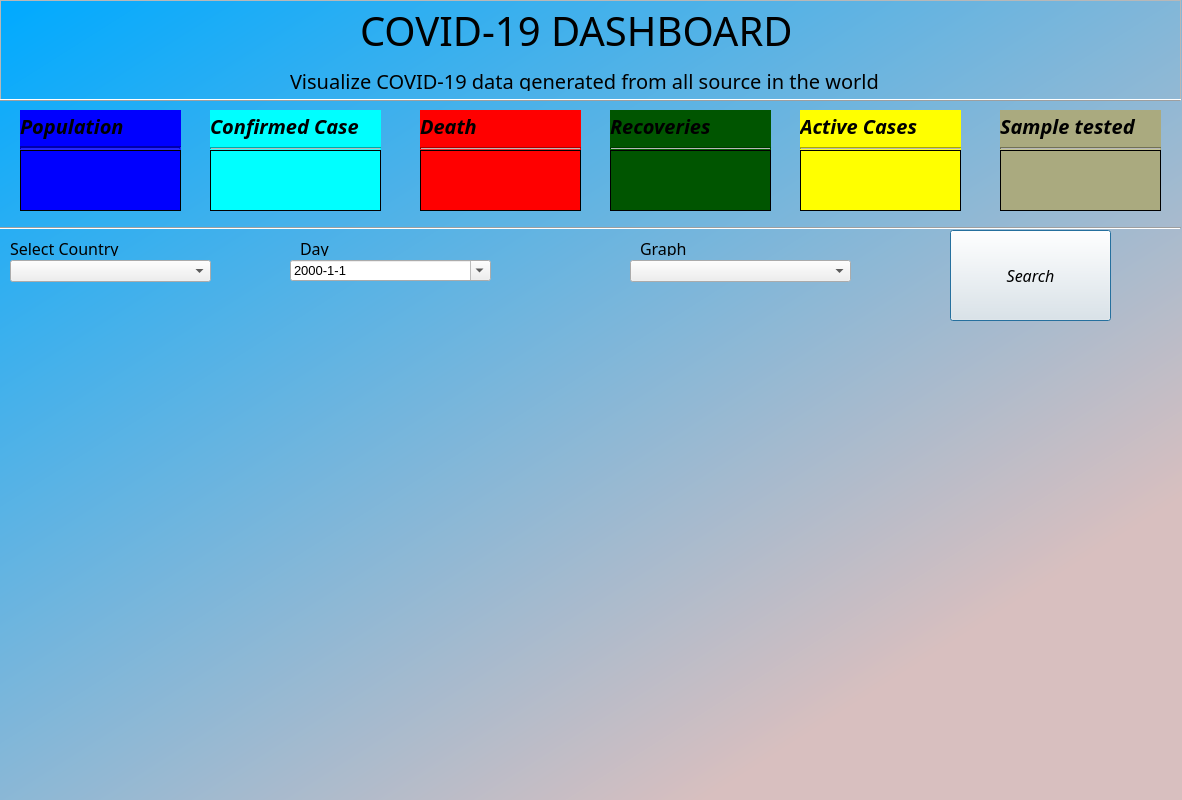
<?xml version="1.0" encoding="UTF-8"?>
<ui version="4.0">
 <class>bgwidget</class>
 <widget class="QDialog" name="bgwidget">
  <property name="geometry">
   <rect>
    <x>0</x>
    <y>0</y>
    <width>1182</width>
    <height>800</height>
   </rect>
  </property>
  <property name="font">
   <font>
    <pointsize>10</pointsize>
   </font>
  </property>
  <property name="windowTitle">
   <string>Dialog</string>
  </property>
  <property name="autoFillBackground">
   <bool>true</bool>
  </property>
  <property name="styleSheet">
   <string notr="true">QWidget#bgwidget{
background-color:
 qlineargradient(spread:pad, x1:0.006, y1:0, x2:0.874, y2:0.927, stop:0 rgba(0, 170, 255, 255), stop:0.892045 rgba(216, 191, 191, 255));}</string>
  </property>
  <property name="modal">
   <bool>false</bool>
  </property>
  <widget class="QFrame" name="frame">
   <property name="geometry">
    <rect>
     <x>0</x>
     <y>0</y>
     <width>1181</width>
     <height>101</height>
    </rect>
   </property>
   <property name="frameShape">
    <enum>QFrame::StyledPanel</enum>
   </property>
   <property name="frameShadow">
    <enum>QFrame::Raised</enum>
   </property>
   <widget class="QLabel" name="label">
    <property name="geometry">
     <rect>
      <x>360</x>
      <y>10</y>
      <width>441</width>
      <height>41</height>
     </rect>
    </property>
    <property name="font">
     <font>
      <family>Poppins</family>
      <pointsize>30</pointsize>
     </font>
    </property>
    <property name="text">
     <string>COVID-19 DASHBOARD</string>
    </property>
   </widget>
   <widget class="QLabel" name="label_2">
    <property name="geometry">
     <rect>
      <x>290</x>
      <y>70</y>
      <width>651</width>
      <height>21</height>
     </rect>
    </property>
    <property name="font">
     <font>
      <family>Poppins Black</family>
      <pointsize>15</pointsize>
     </font>
    </property>
    <property name="text">
     <string>Visualize COVID-19 data generated from all source in the world</string>
    </property>
   </widget>
   <widget class="Line" name="line_7">
    <property name="geometry">
     <rect>
      <x>-10</x>
      <y>90</y>
      <width>1191</width>
      <height>21</height>
     </rect>
    </property>
    <property name="frameShadow">
     <enum>QFrame::Raised</enum>
    </property>
    <property name="orientation">
     <enum>Qt::Horizontal</enum>
    </property>
   </widget>
  </widget>
  <widget class="QFrame" name="frame_2">
   <property name="geometry">
    <rect>
     <x>210</x>
     <y>110</y>
     <width>171</width>
     <height>101</height>
    </rect>
   </property>
   <property name="styleSheet">
    <string notr="true">background-color: rgb(0, 0, 127);
background-color: rgb(0, 255, 255);</string>
   </property>
   <property name="frameShape">
    <enum>QFrame::StyledPanel</enum>
   </property>
   <property name="frameShadow">
    <enum>QFrame::Raised</enum>
   </property>
   <widget class="QLabel" name="label_3">
    <property name="geometry">
     <rect>
      <x>0</x>
      <y>0</y>
      <width>171</width>
      <height>31</height>
     </rect>
    </property>
    <property name="font">
     <font>
      <family>Poppins</family>
      <pointsize>15</pointsize>
      <weight>75</weight>
      <italic>true</italic>
      <bold>true</bold>
     </font>
    </property>
    <property name="text">
     <string>Confirmed Case</string>
    </property>
   </widget>
   <widget class="Line" name="line_2">
    <property name="geometry">
     <rect>
      <x>0</x>
      <y>30</y>
      <width>171</width>
      <height>16</height>
     </rect>
    </property>
    <property name="midLineWidth">
     <number>1</number>
    </property>
    <property name="orientation">
     <enum>Qt::Horizontal</enum>
    </property>
   </widget>
   <widget class="QLabel" name="confirmedLabel">
    <property name="geometry">
     <rect>
      <x>0</x>
      <y>40</y>
      <width>171</width>
      <height>61</height>
     </rect>
    </property>
    <property name="font">
     <font>
      <family>Poppins</family>
      <pointsize>15</pointsize>
      <italic>true</italic>
      <underline>false</underline>
     </font>
    </property>
    <property name="layoutDirection">
     <enum>Qt::RightToLeft</enum>
    </property>
    <property name="frameShape">
     <enum>QFrame::Panel</enum>
    </property>
    <property name="text">
     <string/>
    </property>
   </widget>
  </widget>
  <widget class="QFrame" name="frame_3">
   <property name="geometry">
    <rect>
     <x>800</x>
     <y>110</y>
     <width>161</width>
     <height>101</height>
    </rect>
   </property>
   <property name="styleSheet">
    <string notr="true">background-color: rgb(255, 255, 0);</string>
   </property>
   <property name="frameShape">
    <enum>QFrame::StyledPanel</enum>
   </property>
   <property name="frameShadow">
    <enum>QFrame::Raised</enum>
   </property>
   <widget class="QLabel" name="label_4">
    <property name="geometry">
     <rect>
      <x>0</x>
      <y>0</y>
      <width>161</width>
      <height>31</height>
     </rect>
    </property>
    <property name="font">
     <font>
      <family>Poppins</family>
      <pointsize>15</pointsize>
      <weight>75</weight>
      <italic>true</italic>
      <bold>true</bold>
     </font>
    </property>
    <property name="text">
     <string>Active Cases</string>
    </property>
   </widget>
   <widget class="Line" name="line_5">
    <property name="geometry">
     <rect>
      <x>0</x>
      <y>30</y>
      <width>161</width>
      <height>16</height>
     </rect>
    </property>
    <property name="styleSheet">
     <string notr="true"/>
    </property>
    <property name="midLineWidth">
     <number>1</number>
    </property>
    <property name="orientation">
     <enum>Qt::Horizontal</enum>
    </property>
   </widget>
   <widget class="QLabel" name="activeLabel">
    <property name="geometry">
     <rect>
      <x>0</x>
      <y>40</y>
      <width>161</width>
      <height>61</height>
     </rect>
    </property>
    <property name="font">
     <font>
      <family>Poppins</family>
      <pointsize>15</pointsize>
      <italic>true</italic>
      <underline>false</underline>
     </font>
    </property>
    <property name="layoutDirection">
     <enum>Qt::RightToLeft</enum>
    </property>
    <property name="frameShape">
     <enum>QFrame::Panel</enum>
    </property>
    <property name="text">
     <string/>
    </property>
   </widget>
  </widget>
  <widget class="QFrame" name="frame_4">
   <property name="geometry">
    <rect>
     <x>610</x>
     <y>110</y>
     <width>161</width>
     <height>101</height>
    </rect>
   </property>
   <property name="styleSheet">
    <string notr="true">background-color: rgb(0, 85, 0);</string>
   </property>
   <property name="frameShape">
    <enum>QFrame::StyledPanel</enum>
   </property>
   <property name="frameShadow">
    <enum>QFrame::Raised</enum>
   </property>
   <widget class="QLabel" name="label_5">
    <property name="geometry">
     <rect>
      <x>0</x>
      <y>0</y>
      <width>161</width>
      <height>31</height>
     </rect>
    </property>
    <property name="font">
     <font>
      <family>Poppins</family>
      <pointsize>15</pointsize>
      <weight>75</weight>
      <italic>true</italic>
      <bold>true</bold>
     </font>
    </property>
    <property name="text">
     <string>Recoveries</string>
    </property>
   </widget>
   <widget class="Line" name="line_4">
    <property name="geometry">
     <rect>
      <x>0</x>
      <y>30</y>
      <width>161</width>
      <height>16</height>
     </rect>
    </property>
    <property name="midLineWidth">
     <number>1</number>
    </property>
    <property name="orientation">
     <enum>Qt::Horizontal</enum>
    </property>
   </widget>
   <widget class="QLabel" name="recoveryLabel">
    <property name="geometry">
     <rect>
      <x>0</x>
      <y>40</y>
      <width>161</width>
      <height>61</height>
     </rect>
    </property>
    <property name="font">
     <font>
      <family>Poppins</family>
      <pointsize>15</pointsize>
      <italic>true</italic>
      <underline>false</underline>
     </font>
    </property>
    <property name="layoutDirection">
     <enum>Qt::RightToLeft</enum>
    </property>
    <property name="frameShape">
     <enum>QFrame::Panel</enum>
    </property>
    <property name="text">
     <string/>
    </property>
   </widget>
  </widget>
  <widget class="QFrame" name="frame_5">
   <property name="geometry">
    <rect>
     <x>420</x>
     <y>110</y>
     <width>161</width>
     <height>101</height>
    </rect>
   </property>
   <property name="styleSheet">
    <string notr="true">background-color: rgb(255, 0, 0);</string>
   </property>
   <property name="frameShape">
    <enum>QFrame::StyledPanel</enum>
   </property>
   <property name="frameShadow">
    <enum>QFrame::Raised</enum>
   </property>
   <widget class="QLabel" name="label_6">
    <property name="geometry">
     <rect>
      <x>0</x>
      <y>0</y>
      <width>161</width>
      <height>31</height>
     </rect>
    </property>
    <property name="font">
     <font>
      <family>Poppins</family>
      <pointsize>15</pointsize>
      <weight>75</weight>
      <italic>true</italic>
      <bold>true</bold>
     </font>
    </property>
    <property name="text">
     <string>Death</string>
    </property>
   </widget>
   <widget class="Line" name="line_3">
    <property name="geometry">
     <rect>
      <x>0</x>
      <y>30</y>
      <width>161</width>
      <height>16</height>
     </rect>
    </property>
    <property name="midLineWidth">
     <number>1</number>
    </property>
    <property name="orientation">
     <enum>Qt::Horizontal</enum>
    </property>
   </widget>
   <widget class="QLabel" name="deathLabel">
    <property name="geometry">
     <rect>
      <x>0</x>
      <y>40</y>
      <width>161</width>
      <height>61</height>
     </rect>
    </property>
    <property name="font">
     <font>
      <family>Poppins</family>
      <pointsize>15</pointsize>
      <italic>true</italic>
      <underline>false</underline>
     </font>
    </property>
    <property name="layoutDirection">
     <enum>Qt::RightToLeft</enum>
    </property>
    <property name="frameShape">
     <enum>QFrame::Panel</enum>
    </property>
    <property name="text">
     <string/>
    </property>
   </widget>
  </widget>
  <widget class="QFrame" name="frame_6">
   <property name="geometry">
    <rect>
     <x>1000</x>
     <y>110</y>
     <width>161</width>
     <height>101</height>
    </rect>
   </property>
   <property name="styleSheet">
    <string notr="true">background-color: rgb(170, 170, 127);</string>
   </property>
   <property name="frameShape">
    <enum>QFrame::StyledPanel</enum>
   </property>
   <property name="frameShadow">
    <enum>QFrame::Raised</enum>
   </property>
   <widget class="QLabel" name="label_7">
    <property name="geometry">
     <rect>
      <x>0</x>
      <y>0</y>
      <width>161</width>
      <height>31</height>
     </rect>
    </property>
    <property name="font">
     <font>
      <family>Poppins</family>
      <pointsize>15</pointsize>
      <weight>75</weight>
      <italic>true</italic>
      <bold>true</bold>
     </font>
    </property>
    <property name="text">
     <string>Sample tested</string>
    </property>
   </widget>
   <widget class="Line" name="line_6">
    <property name="geometry">
     <rect>
      <x>0</x>
      <y>30</y>
      <width>161</width>
      <height>16</height>
     </rect>
    </property>
    <property name="midLineWidth">
     <number>1</number>
    </property>
    <property name="orientation">
     <enum>Qt::Horizontal</enum>
    </property>
   </widget>
   <widget class="QLabel" name="sampleLabel">
    <property name="geometry">
     <rect>
      <x>0</x>
      <y>40</y>
      <width>161</width>
      <height>61</height>
     </rect>
    </property>
    <property name="font">
     <font>
      <family>Poppins</family>
      <pointsize>15</pointsize>
      <italic>true</italic>
      <underline>false</underline>
     </font>
    </property>
    <property name="layoutDirection">
     <enum>Qt::RightToLeft</enum>
    </property>
    <property name="frameShape">
     <enum>QFrame::Panel</enum>
    </property>
    <property name="text">
     <string/>
    </property>
   </widget>
  </widget>
  <widget class="QFrame" name="frame_7">
   <property name="geometry">
    <rect>
     <x>20</x>
     <y>110</y>
     <width>161</width>
     <height>101</height>
    </rect>
   </property>
   <property name="styleSheet">
    <string notr="true">background-color: rgb(0, 0, 255);</string>
   </property>
   <property name="frameShape">
    <enum>QFrame::StyledPanel</enum>
   </property>
   <property name="frameShadow">
    <enum>QFrame::Raised</enum>
   </property>
   <property name="lineWidth">
    <number>0</number>
   </property>
   <widget class="QLabel" name="label_8">
    <property name="geometry">
     <rect>
      <x>0</x>
      <y>0</y>
      <width>161</width>
      <height>31</height>
     </rect>
    </property>
    <property name="font">
     <font>
      <family>Poppins</family>
      <pointsize>15</pointsize>
      <weight>75</weight>
      <italic>true</italic>
      <bold>true</bold>
      <underline>false</underline>
     </font>
    </property>
    <property name="styleSheet">
     <string notr="true">
</string>
    </property>
    <property name="text">
     <string>Population</string>
    </property>
   </widget>
   <widget class="Line" name="line">
    <property name="geometry">
     <rect>
      <x>0</x>
      <y>30</y>
      <width>161</width>
      <height>16</height>
     </rect>
    </property>
    <property name="font">
     <font>
      <weight>75</weight>
      <bold>true</bold>
     </font>
    </property>
    <property name="lineWidth">
     <number>2</number>
    </property>
    <property name="midLineWidth">
     <number>0</number>
    </property>
    <property name="orientation">
     <enum>Qt::Horizontal</enum>
    </property>
   </widget>
   <widget class="QLabel" name="poulationLabel">
    <property name="geometry">
     <rect>
      <x>0</x>
      <y>40</y>
      <width>161</width>
      <height>61</height>
     </rect>
    </property>
    <property name="font">
     <font>
      <family>Poppins</family>
      <pointsize>15</pointsize>
      <italic>true</italic>
      <underline>false</underline>
     </font>
    </property>
    <property name="layoutDirection">
     <enum>Qt::LeftToRight</enum>
    </property>
    <property name="frameShape">
     <enum>QFrame::Panel</enum>
    </property>
    <property name="text">
     <string/>
    </property>
    <property name="textFormat">
     <enum>Qt::PlainText</enum>
    </property>
    <property name="scaledContents">
     <bool>true</bool>
    </property>
   </widget>
  </widget>
  <widget class="Line" name="line_8">
   <property name="geometry">
    <rect>
     <x>0</x>
     <y>220</y>
     <width>1181</width>
     <height>16</height>
    </rect>
   </property>
   <property name="orientation">
    <enum>Qt::Horizontal</enum>
   </property>
  </widget>
  <widget class="QLabel" name="label_9">
   <property name="geometry">
    <rect>
     <x>10</x>
     <y>240</y>
     <width>121</width>
     <height>16</height>
    </rect>
   </property>
   <property name="font">
    <font>
     <family>Poppins</family>
     <pointsize>12</pointsize>
    </font>
   </property>
   <property name="text">
    <string>Select Country</string>
   </property>
  </widget>
  <widget class="QComboBox" name="countryBox">
   <property name="geometry">
    <rect>
     <x>10</x>
     <y>260</y>
     <width>201</width>
     <height>22</height>
    </rect>
   </property>
  </widget>
  <widget class="QLabel" name="label_10">
   <property name="geometry">
    <rect>
     <x>300</x>
     <y>240</y>
     <width>121</width>
     <height>16</height>
    </rect>
   </property>
   <property name="font">
    <font>
     <family>Poppins</family>
     <pointsize>12</pointsize>
    </font>
   </property>
   <property name="text">
    <string>Day</string>
   </property>
  </widget>
  <widget class="QLabel" name="label_11">
   <property name="geometry">
    <rect>
     <x>640</x>
     <y>240</y>
     <width>121</width>
     <height>16</height>
    </rect>
   </property>
   <property name="font">
    <font>
     <family>Poppins</family>
     <pointsize>12</pointsize>
    </font>
   </property>
   <property name="text">
    <string>Graph</string>
   </property>
  </widget>
  <widget class="QComboBox" name="comboBox_3">
   <property name="geometry">
    <rect>
     <x>630</x>
     <y>260</y>
     <width>221</width>
     <height>22</height>
    </rect>
   </property>
  </widget>
  <widget class="QPushButton" name="searchBtn">
   <property name="geometry">
    <rect>
     <x>950</x>
     <y>230</y>
     <width>161</width>
     <height>91</height>
    </rect>
   </property>
   <property name="font">
    <font>
     <family>Poppins</family>
     <pointsize>12</pointsize>
     <italic>true</italic>
     <strikeout>false</strikeout>
    </font>
   </property>
   <property name="text">
    <string>Search</string>
   </property>
  </widget>
  <widget class="QDateEdit" name="dateEdit">
   <property name="geometry">
    <rect>
     <x>290</x>
     <y>260</y>
     <width>201</width>
     <height>21</height>
    </rect>
   </property>
   <property name="displayFormat">
    <string>yyyy-M-d</string>
   </property>
   <property name="calendarPopup">
    <bool>true</bool>
   </property>
   <property name="currentSectionIndex">
    <number>0</number>
   </property>
  </widget>
  <widget class="QLabel" name="dateError">
   <property name="geometry">
    <rect>
     <x>280</x>
     <y>300</y>
     <width>471</width>
     <height>21</height>
    </rect>
   </property>
   <property name="font">
    <font>
     <family>Poppins</family>
     <pointsize>15</pointsize>
    </font>
   </property>
   <property name="layoutDirection">
    <enum>Qt::RightToLeft</enum>
   </property>
   <property name="styleSheet">
    <string notr="true">color: rgb(255, 0, 0);</string>
   </property>
   <property name="text">
    <string/>
   </property>
  </widget>
 </widget>
 <resources/>
 <connections/>
</ui>
